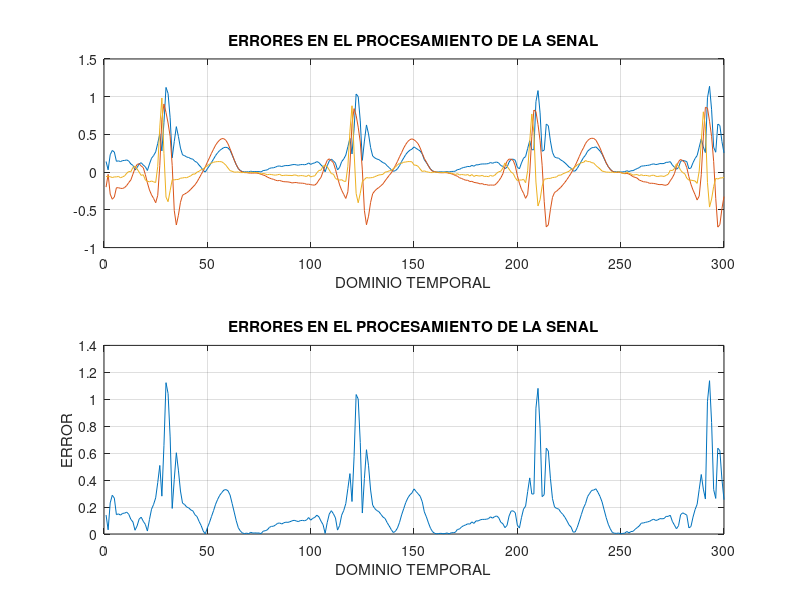

Reproduce this figure in MATLAB.
close all;
clear all;
clc;

load ('a01m');
who;

%disp(val);
ecg=linspace(1,6000,6000);
n=linspace(1,6000,6000);

for cont = 1:6000
    ecg(cont)=val(cont);
end

% SE VA A ESCALAR LA FUNCION EN EL INTERVALO [-1,1]
% SI SE QUIERE ELIMINAR EL ESCALAMIENTO SOLO BASTA COMENTAR LA LINEA DE
% CODIGO
ecg = ecg*(1/max(abs(ecg)));

% MUESTRAS A TOMAR PARA ANALIZAR / SUBINTERVALO DE LAS MUESTRAS ORIGINALES
muestras=300;


%GRAFICA DE LA SENAL DE PRUEBA / 5% DE LAS MUESTRAS TOTALES
nm = linspace(1,muestras,muestras);

%VAN A ESTAR LAS MUESTRAS A GRAFICAR
ecgm = linspace(1,muestras,muestras);

%CICLO PARA PASAR LA GRAFICA A UN INTERVALO DONDE SE PUEDA APRECIAR LA
%GRAFICA
for cont1 = 1:muestras

    ecgm(cont1)=ecg(cont1);

end




% SENAL CONTAMINADA
teta1=pi/3;
teta2=(2/3)*pi;
teta3=pi;
g=linspace(1,6000,6000);
g1=linspace(1,6000,6000);
g2=linspace(1,6000,6000);
g3=linspace(1,6000,6000);
%SENAL DE CONTAMINACION TOTAL
g1=0.15*cos(teta1.*n);
g2=-0.25*sin(teta2.*n + (pi/12));
g3=0.20*cos(teta3.*n);
g=g1+g2+g3;


%MUESTRA DE LA SENAL CONTAMINANTE
gm=linspace(1,muestras,muestras);
%CICLO PARA PASAR LA GRAFICA A UN INTERVALO DONDE SE PUEDA APRECIAR LA
%GRAFICA

for cont3 = 1:muestras

    gm(cont3)=g(cont3);
end



r=linspace(1,6000,6000);
%SENAL TOTAL CONTAMINADA
r=ecg+g;

%MUESTRA DE LA SENAL CONTAMINADA
rm=linspace(1,muestras,muestras);

%CICLO PARA PASAR LA GRAFICA A UN INTERVALO DONDE SE PUEDA APRECIAR LA
%GRAFICA
for cont2=1:muestras

    rm(cont2)=r(cont2);

end

%AQUI SE PUEDEN VER LA SENAL ORIGINAL Y LA SENAL CONTAMINADA QUE ENTRAN AL
%FILTRO
%plot(nm,rm,nm,ecgm);

%RESPUESTA EN FRECUENCIA
num=[1 1 1 1 1 1];
den =[1 0 0 0 0 0];



[H,teta]=freqz(num,den,6000);

%BUSCAR UN AJUSTE OPTIMO
%H=1.5*H;

%ESPECTRO DE FRECUENCIA
transf = fft(val);
plot(teta,transf);

%GRAFICA DE RESPUESTA EN FRECUENCIA DEL FILTRO
subplot(2,1,1),plot(teta,abs(H)),xlabel('FRECUENCIA'),ylabel('MAGNITUD'),title('RESPUESTA EN FRECUENCIA - MAGNITUD')
subplot(2,1,2),plot(teta,angle(H)),xlabel('FRECUENCIA '),ylabel('MAGNITUD'),title('RESPUESTA EN FRECUENCIA - FASE');


%PROCEDAMOS CON LA INSTRUCCION FILTER
yss = filter(num,den,r);
yss = (1/max(yss))*yss;
yssm = linspace(1,muestras,muestras);


for cont4 = 1:muestras
   
    yssm(cont4) = yss(cont4);
end

%GRAFICAS DE COMPARACION DE SENALES - MUESTRAS 
subplot(2,1,1),plot(nm,rm),xlabel('DOMINIO TEMPORAL'),ylabel('MAGNITUD'),title('SENAL CORROMPIDA')
subplot(2,1,2),plot(nm,ecgm,nm,yssm),xlabel('DOMINIO TEMPORAL'),ylabel('MAGNITUD'),title('SENAL DESEADA Vs SENAL DE SALIDA');

%GRAFICAS DE COMPARACION DE SENALES - TOTAL
subplot(2,1,1),plot(n,r),xlabel('DOMINIO TEMPORAL'),ylabel('MAGNITUD'),title('SENAL CORROMPIDA')
subplot(2,1,2),plot(n,ecg,n,yss),xlabel('DOMINIO TEMPORAL'),ylabel('MAGNITUD'),title('SENAL DESEADA Vs SENAL DE SALIDA');
plot(nm,gm);

%ERROR ASOCIADO A CADA MUESTRA
error = abs(yss-ecg);
errorm = abs(yssm-ecgm);
disp('ERROR MAXIMO DEL FILTRO ES:');
disp(max(error));


%ERROR PROMEODIO
errorpromedio = 0;
for cont5 = 1:6000
    errorpromedio = errorpromedio + error(cont5);
end


%ERROR PROMEDIO
errorpromedio = errorpromedio/6000;
disp('ERROR PROMEDIO COMETIDO:');
disp(errorpromedio);
subplot (2,1,1),plot(nm,errorm,nm,yssm,nm,ecgm),xlabel('DOMINIO TEMPORAL'),ylabel(''),title('ERRORES EN EL PROCESAMIENTO DE LA SENAL'),grid
subplot (2,1,2),plot(nm,errorm),xlabel('DOMINIO TEMPORAL'),ylabel('ERROR'),title('ERRORES EN EL PROCESAMIENTO DE LA SENAL'),grid;





    
    